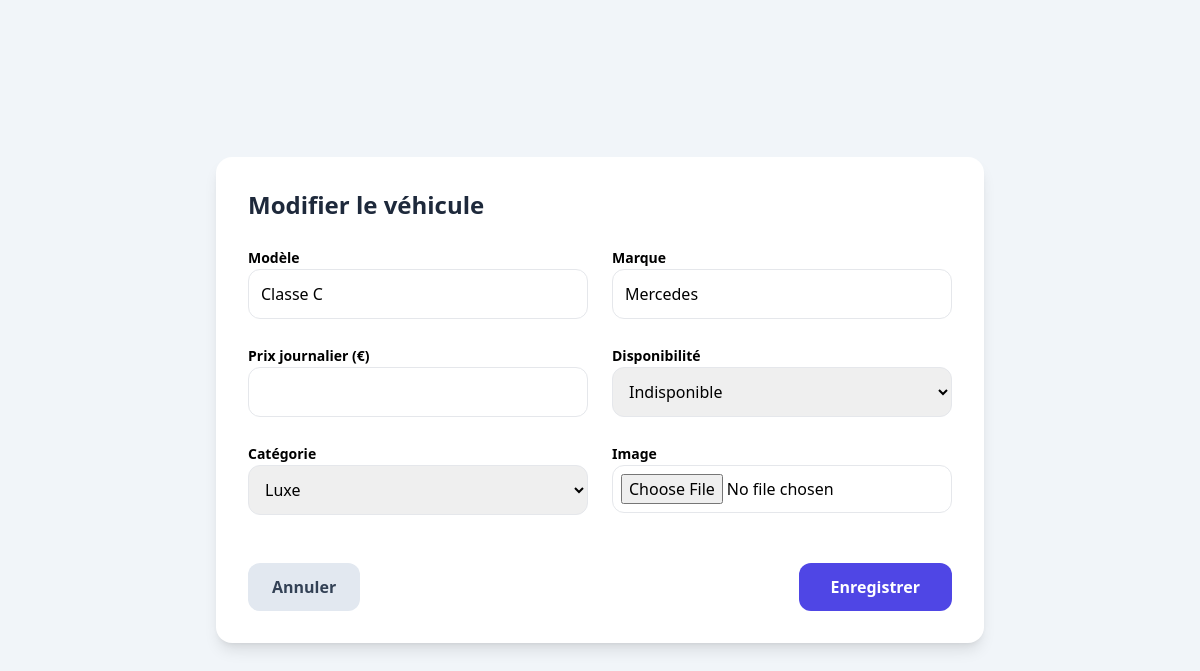
Screenshot of /ressources/views/admin/modifier_vehicule.php?id=3 with the database file from the repository.
### tables this page shows
CREATE TABLE vehicules (
    id_vehicule INT AUTO_INCREMENT PRIMARY KEY,
    modele VARCHAR(100) NOT NULL,
    marque TEXT NOT NULL,
    disponibilite BOOLEAN DEFAULT TRUE,
    id_categorie INT,
    FOREIGN KEY (id_categorie)
        REFERENCES categories(id_categorie)
        ON DELETE CASCADE
);

CREATE TABLE categories (
    id_categorie INT AUTO_INCREMENT PRIMARY KEY,
    nom VARCHAR(100) NOT NULL,
    description TEXT,
    date_creation DATETIME NOT NULL DEFAULT NOW(),
    status BOOLEAN DEFAULT TRUE
);

### includes/classes/vehicule.php (called while the page is built, shortened)
<?php
class Vehicle{
    public static function getById($conn, $id){
    $stmt = $conn->prepare("SELECT * FROM vehicules WHERE  id_vehicule = :id");
    $stmt->execute([':id'=>$id]);
    return $stmt->fetch(PDO::FETCH_ASSOC);
}
}
?>

### includes/classes/Categorie.php (called while the page is built, shortened)
<?php
class Categorie {
public static function getNamesC($conn){
    $sql="SELECT DISTINCT nom,id_categorie FROM categories";
    $stm=$conn->prepare($sql);
    $stm->execute();
    return $stm->fetchAll(PDO::FETCH_ASSOC);
}
}
?>

### ressources/views/admin/modifier_vehicule.php (the view, shortened to what this page needs)
<?php
require_once '../../../includes/config.php';
require_once '../../../includes/classes/vehicule.php';
require_once '../../../includes/classes/Categorie.php';
$id = (int) $_GET['id'];
$vehicule = Vehicle::getById($conn, $id);
$categories = Categorie::getNamesC($conn);
?>
<!DOCTYPE html>
<html lang="fr">
<head>
    <script src="https://cdn.tailwindcss.com"></script>
</head>
<body class="bg-slate-100 min-h-screen flex items-center justify-center">
<div class="bg-white w-full max-w-3xl p-8 rounded-2xl shadow-lg">
    <h2 class="text-2xl font-bold mb-6 text-slate-800">
        Modifier le véhicule
    </h2>
    <form method="POST" enctype="multipart/form-data" class="grid grid-cols-1 md:grid-cols-2 gap-6">
        <div>
            <label class="text-sm font-semibold">Modèle</label>
            <input name="modele" value="<?= htmlspecialchars($vehicule['modele']) ?>"
                   class="w-full border p-3 rounded-xl">
        </div>
        <div>
            <label class="text-sm font-semibold">Marque</label>
            <input name="marque" value="<?= htmlspecialchars($vehicule['marque']) ?>"
                   class="w-full border p-3 rounded-xl">
        </div>
        <div>
            <label class="text-sm font-semibold">Prix journalier (€)</label>
            <input name="prix" type="number" value="<?= $vehicule['prix'] ?>"
                   class="w-full border p-3 rounded-xl">
        </div>
        <div>
            <label class="text-sm font-semibold">Disponibilité</label>
            <select name="disponible" class="w-full border p-3 rounded-xl">
                <option value="0" <?= $vehicule['disponibilite'] == 0 ? 'selected' : '' ?>>
                    Indisponible
                </option>
            </select>
        </div>
        <div>
            <label class="text-sm font-semibold">Catégorie</label>
            <select name="categorie" class="w-full border p-3 rounded-xl">
                <?php foreach ($categories as $cat): ?>
                    <option value="<?= $cat['id_categorie'] ?>"
                        <?= $cat['id_categorie'] == $vehicule['id_categorie'] ? 'selected' : '' ?>>
                        <?= htmlspecialchars($cat['nom']) ?>
                    </option>
                <?php endforeach; ?>
            </select>
        </div>
        <div>
            <label class="text-sm font-semibold">Image</label>
            <input type="file" name="image" class="w-full border p-2 rounded-xl">
        </div>
        <div class="md:col-span-2 flex justify-between mt-6">
            <a href="vehicules.php"
               class="bg-slate-200 text-slate-700 px-6 py-3 rounded-xl font-bold">
                Annuler
            </a>
            <button type="submit" class="bg-indigo-600 text-white px-8 py-3 rounded-xl font-bold hover:bg-indigo-700">
                Enregistrer
            </button>
        </div>
    </form>
</div>
</body>
</html>

### rows the page displays
vehicules: modele "Classe C", marque "Mercedes", disponible "Indisponible", categorie "Luxe"
